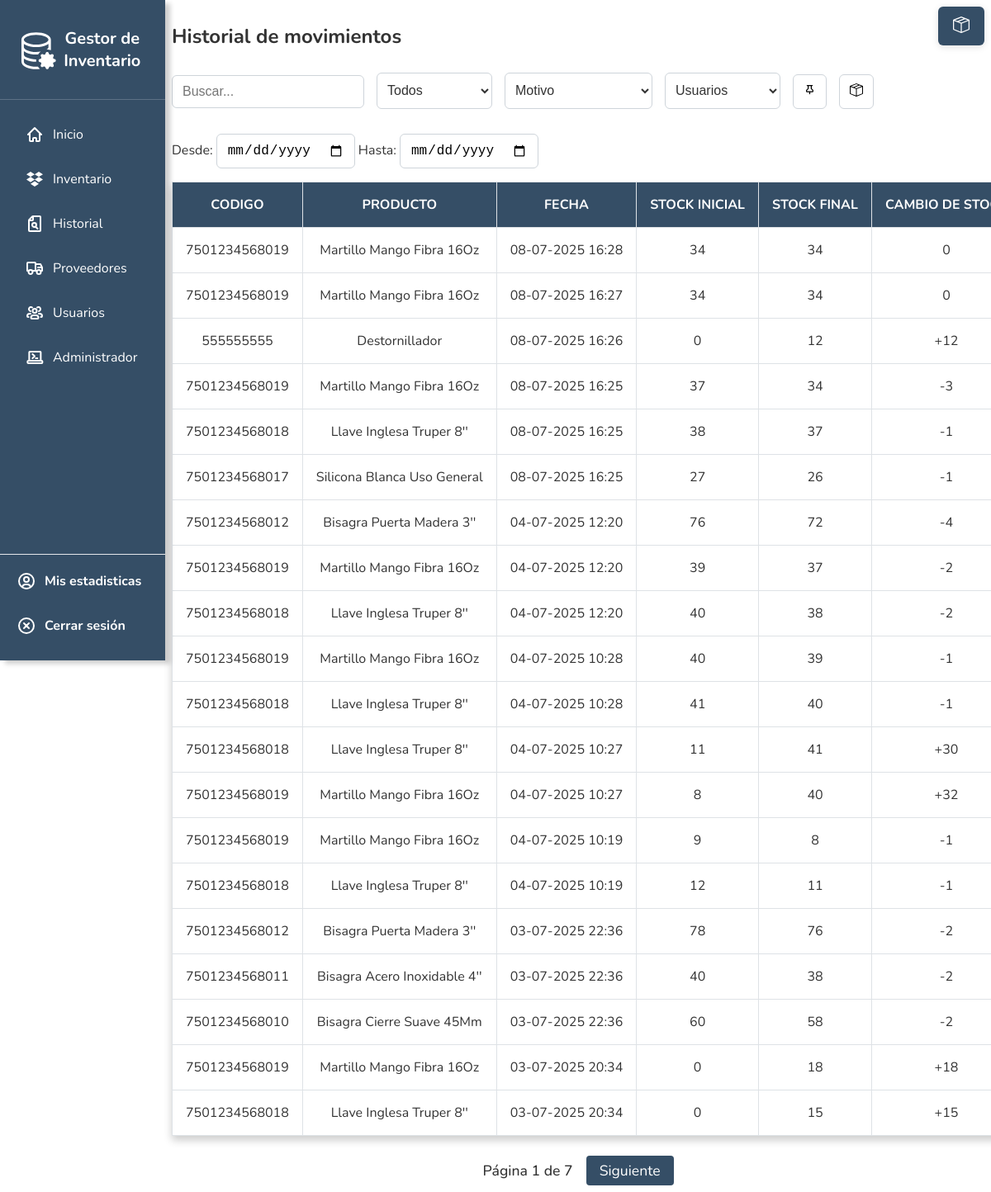
/historial/ (signed in), run on the app's committed database.
### inventory/models.py (models this page shows, shortened)
class HistorialMovimiento(models.Model):
    producto_id = models.IntegerField()
    nombre_producto = models.CharField(max_length=200)
    tipo_producto = models.CharField(max_length=50)
    codigo_barras = models.CharField(max_length=100, blank=True, null=True)
    fecha = models.DateTimeField(default=now)
    cambio_stock = models.IntegerField()
    stock_final = models.IntegerField()
    motivo = models.CharField(max_length=255, blank=True)
    usuario = models.ForeignKey(User, on_delete=models.SET_NULL, null=True, blank=True)
    precio = models.IntegerField()  # Assuming you want to track the price in the history
    boleta_codigo = models.CharField(max_length=32, blank=True, null=True, help_text="Código de boleta chileno (opcional)")

### inventory/views.py (the view)
# urls.py: path('historial', historial, name='historial'),
@login_required
def historial(request):
    query = request.GET.get('q', '')
    product_type_filter = request.GET.get('type', '')
    user_filter = request.GET.get('user', '')
    motivo_filter = request.GET.get('motivo', '')
    start_date = request.GET.get('start')
    end_date = request.GET.get('end')
    movimientos = HistorialMovimiento.objects.select_related('usuario').all().order_by('-fecha')
    if query:
        movimientos = movimientos.filter(
            Q(nombre_producto__icontains=query) |
            Q(codigo_barras__icontains=query)
        )
    if product_type_filter:
        movimientos = movimientos.filter(tipo_producto=product_type_filter)
    if user_filter:
        movimientos = movimientos.filter(usuario__username=user_filter)
    if motivo_filter:
        movimientos = movimientos.filter(motivo=motivo_filter)
    if start_date:
        try:
            start_date = datetime.strptime(start_date, '%Y-%m-%d').date()
            movimientos = movimientos.filter(fecha__date__gte=start_date)
        except ValueError:
            pass
    if end_date:
        try:
            end_date = datetime.strptime(end_date, '%Y-%m-%d').date()
            movimientos = movimientos.filter(fecha__date__lte=end_date)
        except ValueError:
            pass
    for mov in movimientos:
        mov.stock_inicial = mov.stock_final - mov.cambio_stock
    paginator = Paginator(movimientos, 20)
    page_number = request.GET.get('page')
    movimientos = paginator.get_page(page_number)
    product_types = HistorialMovimiento.objects.values_list('tipo_producto', flat=True).distinct().order_by('tipo_producto')
    user_ids = HistorialMovimiento.objects.exclude(usuario__isnull=True).values_list('usuario_id', flat=True).distinct()
    users = User.objects.filter(id__in=user_ids).order_by('username')
    motivos = HistorialMovimiento.objects.values_list('motivo', flat=True).distinct().order_by('motivo')
    context = {
        'movimientos': movimientos,
        'product_types': product_types,
        'users': users,
        'motivos': motivos,
        'current_query': query,
        'current_type': product_type_filter,
        'current_user': user_filter,
        'current_motivo': motivo_filter,
        'current_start': request.GET.get('start', ''),
        'current_end': request.GET.get('end', ''),
    }
    return render(request, 'inv/historial.html', context)

### inventory/templates/inv/historial.html (shortened to what this page needs)
{% extends 'inv/base.html' %}
{% load static %}
{% block body %}
<h2>Historial de movimientos</h2>
<div class="container-set-inventory">
  <div class="add_buttons">
    <div class="inventory-left">
      <div class="button-group">
        <input type="text" id="searchInput" name="q" placeholder="Buscar..." class="form-control" value="{{ current_query }}" />
      </div>
      <div class="button-group">
        <select id="filterType" class="form-select" name="type" onchange="updateHistorialTable()">
          <option value="">Todos</option>
        </select>
        <select id="filterMotivo" class="form-select" name="motivo" onchange="updateHistorialTable()" >
          <option value="">Motivo</option>
        </select>
        {% if user.is_staff %}
        <select id="filterUser" class="form-select" name="user" onchange="updateHistorialTable()">
          <option value="">Usuarios</option>
        </select>
        {% endif %}
        <button type="submit" class="dynamic-table-button"></button>
        <button type="button" class="dynamic-table-button" id="showCartSalesBtn">
        </button>
      </div>
    </div>
    <div class="button-group-2">
      <label for="startDate">Desde:</label>
      <input type="date" id="startDate" class="form-control">
      <label for="endDate">Hasta:</label>
      <input type="date" id="endDate" class="form-control">
    </div>
  </div>
</div>
<div id="tablaHistorial">
  {% include 'inv/tabla_historial.html' %}
</div>
{% include 'inv/cart_panel.html' %}
{% endblock %}

### inventory/templates/inv/tabla_historial.html (shortened to what this page needs)
<table class="table table-striped">
  <thead>
    <tr>
      <th>Codigo</th>
      <th>Producto</th>
      <th>Fecha</th>
      <th>Stock Inicial</th>
      <th>Stock Final</th>
      <th>Cambio de Stock</th>
    </tr>
  </thead>
  <tbody>
    {% for mov in movimientos %}
    <tr>
      <td>{{ mov.codigo_barras }}</td>
      <td>{{ mov.nombre_producto }}</td>
      <td>{{ mov.fecha|date:"d-m-Y H:i" }}</td>
      <td>
        {% if mov.stock_inicial %}
        {{ mov.stock_inicial }}
        {% else %}
        {{ mov.stock_final|add:mov.cambio_stock|add:"-"|add:mov.cambio_stock|add:"-"|add:mov.cambio_stock|default:0 }}
        {% endif %}
      </td>
      <td>{{ mov.stock_final }}</td>
      <td>{% if mov.cambio_stock > 0 %}+{% endif %}{{ mov.cambio_stock }}</td>
    </tr>
    {% empty %}
    <tr>
      <td colspan="9">No hay movimientos.</td>
    </tr>
    {% endfor %}
  </tbody>
</table>
<div class="pagination">
  <span>Página {{ movimientos.number }} de {{ movimientos.paginator.num_pages }}</span>
  {% if movimientos.has_next %}
  <a
    href="?page={{ movimientos.next_page_number }}&q={{ current_query }}&type={{ current_type }}&user={{ current_user }}&start={{ current_start }}&end={{ current_end }}">Siguiente</a>
  {% endif %}
</div>

### inventory/static/css/style.css (style rules this page uses)
html, body { overflow-y: scroll !important; overflow-x: hidden; font-family: 'Nunito', Arial, sans-serif; background-color: #ffffff; color: #333; margin: 0; padding: 0; }
.table { border-left: 1px solid #dee2e6; border-right: 1px solid #dee2e6; border-collapse: collapse; width: 100%; background-color: white; overflow-x: auto; margin-top: 2vh; box-shadow: 0 0.4rem 0.6rem rgba(0, 0, 0, 0.2); }
.table th { border-collapse: collapse; background-color: #354e66; color: white; text-align: center; padding: 1em; font-weight: bold; text-transform: uppercase; font-size: 1rem; }
.table td { text-align: center; padding: 1em; vertical-align: middle; border-bottom: 1px solid #dee2e6; font-size: 1rem; }
.button-group { display: flex; gap: 0; margin-bottom: 20px; }
.table { width: 100%; border-collapse: collapse; }
.table th, .table td { overflow: hidden; text-overflow: ellipsis; white-space: nowrap; vertical-align: middle; border: 1px solid #dee2e6; }
.table th { background-color: #354e66 !important; color: white; position: relative; }
.button-group { display: flex; gap: 15px; margin-bottom: 20px; }
.button-group-2 { display: inline-block; margin-right: 10px; vertical-align: middle; }
button.dynamic-table-button { background-color: white; border-radius: 6px; border: 1px solid #ced4da; padding: 10px 12px; font-size: 1rem; margin-top: 10px; transition: border-color 0.2s; }
.form-select { padding: 6px 12px; border: 1px solid #ced4da; border-radius: 4px; background: #fff; font-size: 1rem; color: #333; min-width: 140px; outline: none; transition: border-color 0.2s; }
.form-control { border-radius: 6px; border: 1px solid #ced4da; padding: 10px 12px; font-size: 1rem; margin-top: 10px; transition: border-color 0.2s; }
.add_buttons select#filterType { border-radius: 6px; border: 1px solid #ced4da; padding: 1vh; font-size: 1rem; margin-top: 1vh; transition: border-color 0.2s; }
.add_buttons select#filterUser { border-radius: 6px; border: 1px solid #ced4da; padding: 1vh; font-size: 1rem; margin-top: 1vh; transition: border-color 0.2s; }
.add_buttons select#filterMotivo { border-radius: 6px; border: 1px solid #ced4da; padding: 1vh; font-size: 1rem; margin-top: 1vh; transition: border-color 0.2s; }
.add_buttons { display: flex; justify-content: space-between; align-items: center; flex-wrap: wrap; }
.inventory-left { display: flex; align-items: center; gap: 15px; }
.pagination { display: flex; justify-content: center; align-items: center; margin-top: 24px; gap: 16px; font-size: 1.1em; }
.pagination a { color: #fff; background: #354e66; padding: 6px 16px; border-radius: 4px; text-decoration: none; transition: background 0.2s; }
.pagination span { color: #333; font-weight: 500; }

### data on the page
HistorialMovimiento: codigo_barras "7501234568019", nombre_producto "Martillo Mango Fibra 16Oz", fecha "08-07-2025 16:28", stock_inicial "34", stock_final "34", cambio_stock "0"
HistorialMovimiento: codigo_barras "7501234568019", nombre_producto "Martillo Mango Fibra 16Oz", fecha "08-07-2025 16:27", stock_inicial "34", stock_final "34", cambio_stock "0"
HistorialMovimiento: codigo_barras "555555555", nombre_producto "Destornillador", fecha "08-07-2025 16:26", stock_final|add "0", stock_final "12", cambio_stock "12"
HistorialMovimiento: codigo_barras "7501234568019", nombre_producto "Martillo Mango Fibra 16Oz", fecha "08-07-2025 16:25", stock_inicial "37", stock_final "34", cambio_stock "-3"
HistorialMovimiento: codigo_barras "7501234568018", nombre_producto "Llave Inglesa Truper 8''", fecha "08-07-2025 16:25", stock_inicial "38", stock_final "37", cambio_stock "-1"
HistorialMovimiento: codigo_barras "7501234568017", nombre_producto "Silicona Blanca Uso General", fecha "08-07-2025 16:25", stock_inicial "27", stock_final "26", cambio_stock "-1"
HistorialMovimiento: codigo_barras "7501234568012", nombre_producto "Bisagra Puerta Madera 3''", fecha "04-07-2025 12:20", stock_inicial "76", stock_final "72", cambio_stock "-4"
HistorialMovimiento: codigo_barras "7501234568019", nombre_producto "Martillo Mango Fibra 16Oz", fecha "04-07-2025 12:20", stock_inicial "39", stock_final "37", cambio_stock "-2"
HistorialMovimiento: codigo_barras "7501234568018", nombre_producto "Llave Inglesa Truper 8''", fecha "04-07-2025 12:20", stock_inicial "40", stock_final "38", cambio_stock "-2"
HistorialMovimiento: codigo_barras "7501234568019", nombre_producto "Martillo Mango Fibra 16Oz", fecha "04-07-2025 10:28", stock_inicial "40", stock_final "39", cambio_stock "-1"
HistorialMovimiento: codigo_barras "7501234568018", nombre_producto "Llave Inglesa Truper 8''", fecha "04-07-2025 10:28", stock_inicial "41", stock_final "40", cambio_stock "-1"
HistorialMovimiento: codigo_barras "7501234568018", nombre_producto "Llave Inglesa Truper 8''", fecha "04-07-2025 10:27", stock_inicial "11", stock_final "41", cambio_stock "30"
HistorialMovimiento: codigo_barras "7501234568019", nombre_producto "Martillo Mango Fibra 16Oz", fecha "04-07-2025 10:27", stock_inicial "8", stock_final "40", cambio_stock "32"
HistorialMovimiento: codigo_barras "7501234568019", nombre_producto "Martillo Mango Fibra 16Oz", fecha "04-07-2025 10:19", stock_inicial "9", stock_final "8", cambio_stock "-1"
HistorialMovimiento: codigo_barras "7501234568018", nombre_producto "Llave Inglesa Truper 8''", fecha "04-07-2025 10:19", stock_inicial "12", stock_final "11", cambio_stock "-1"
HistorialMovimiento: codigo_barras "7501234568012", nombre_producto "Bisagra Puerta Madera 3''", fecha "03-07-2025 22:36", stock_inicial "78", stock_final "76", cambio_stock "-2"
HistorialMovimiento: codigo_barras "7501234568011", nombre_producto "Bisagra Acero Inoxidable 4''", fecha "03-07-2025 22:36", stock_inicial "40", stock_final "38", cambio_stock "-2"
HistorialMovimiento: codigo_barras "7501234568010", nombre_producto "Bisagra Cierre Suave 45Mm", fecha "03-07-2025 22:36", stock_inicial "60", stock_final "58", cambio_stock "-2"
HistorialMovimiento: codigo_barras "7501234568019", nombre_producto "Martillo Mango Fibra 16Oz", fecha "03-07-2025 20:34", stock_final|add "0", stock_final "18", cambio_stock "18"
HistorialMovimiento: codigo_barras "7501234568018", nombre_producto "Llave Inglesa Truper 8''", fecha "03-07-2025 20:34", stock_final|add "0", stock_final "15", cambio_stock "15"

### other printed values
{{ movimientos.number }} "1"
{{ movimientos.paginator.num_pages }} "7"
